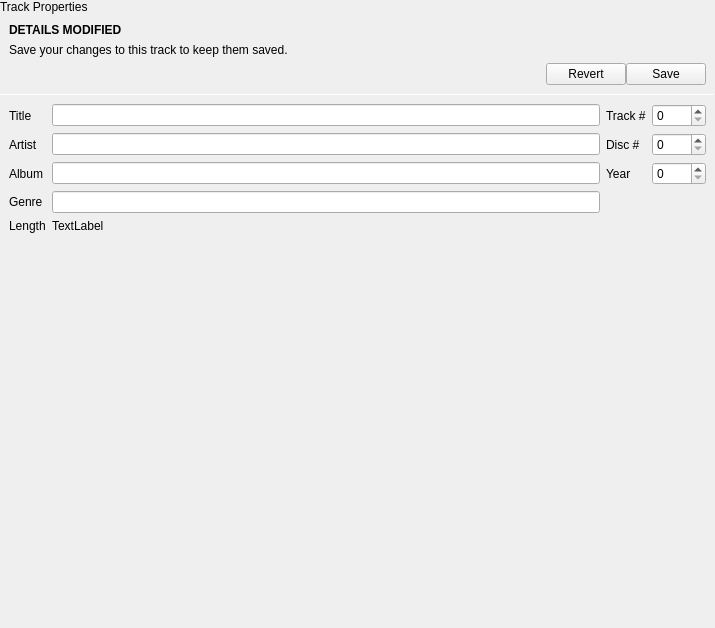
<?xml version="1.0" encoding="UTF-8"?>
<ui version="4.0">
 <class>TagEditor</class>
 <widget class="QWidget" name="TagEditor">
  <property name="geometry">
   <rect>
    <x>0</x>
    <y>0</y>
    <width>715</width>
    <height>628</height>
   </rect>
  </property>
  <property name="windowTitle">
   <string notr="true">Form</string>
  </property>
  <layout class="QVBoxLayout" name="verticalLayout">
   <property name="spacing">
    <number>0</number>
   </property>
   <property name="leftMargin">
    <number>0</number>
   </property>
   <property name="topMargin">
    <number>0</number>
   </property>
   <property name="rightMargin">
    <number>0</number>
   </property>
   <property name="bottomMargin">
    <number>0</number>
   </property>
   <item>
    <widget class="tTitleLabel" name="titleLabel">
     <property name="text">
      <string>Track Properties</string>
     </property>
    </widget>
   </item>
   <item>
    <widget class="tConditionalWidget" name="dirtyWidget" native="true">
     <property name="autoFillBackground">
      <bool>true</bool>
     </property>
     <layout class="QVBoxLayout" name="verticalLayout_2">
      <property name="spacing">
       <number>0</number>
      </property>
      <property name="leftMargin">
       <number>0</number>
      </property>
      <property name="topMargin">
       <number>0</number>
      </property>
      <property name="rightMargin">
       <number>0</number>
      </property>
      <property name="bottomMargin">
       <number>0</number>
      </property>
      <item>
       <layout class="QVBoxLayout" name="verticalLayout_3">
        <property name="spacing">
         <number>6</number>
        </property>
        <property name="leftMargin">
         <number>9</number>
        </property>
        <property name="topMargin">
         <number>9</number>
        </property>
        <property name="rightMargin">
         <number>9</number>
        </property>
        <property name="bottomMargin">
         <number>9</number>
        </property>
        <item>
         <widget class="QLabel" name="label_7">
          <property name="font">
           <font>
            <bold>true</bold>
           </font>
          </property>
          <property name="text">
           <string>DETAILS MODIFIED</string>
          </property>
         </widget>
        </item>
        <item>
         <widget class="QLabel" name="label_8">
          <property name="text">
           <string>Save your changes to this track to keep them saved.</string>
          </property>
         </widget>
        </item>
        <item>
         <layout class="QHBoxLayout" name="horizontalLayout">
          <property name="spacing">
           <number>0</number>
          </property>
          <item>
           <spacer name="horizontalSpacer">
            <property name="orientation">
             <enum>Qt::Horizontal</enum>
            </property>
            <property name="sizeHint" stdset="0">
             <size>
              <width>40</width>
              <height>20</height>
             </size>
            </property>
           </spacer>
          </item>
          <item>
           <widget class="QPushButton" name="revertButton">
            <property name="text">
             <string>Revert</string>
            </property>
            <property name="icon">
             <iconset theme="view-refresh"/>
            </property>
           </widget>
          </item>
          <item>
           <widget class="QPushButton" name="saveButton">
            <property name="text">
             <string>Save</string>
            </property>
            <property name="icon">
             <iconset theme="document-save"/>
            </property>
           </widget>
          </item>
         </layout>
        </item>
       </layout>
      </item>
      <item>
       <widget class="Line" name="singlePixelHorizontalLine">
        <property name="maximumSize">
         <size>
          <width>16777215</width>
          <height>1</height>
         </size>
        </property>
        <property name="orientation">
         <enum>Qt::Horizontal</enum>
        </property>
       </widget>
      </item>
     </layout>
    </widget>
   </item>
   <item>
    <widget class="QScrollArea" name="scrollArea">
     <property name="frameShape">
      <enum>QFrame::NoFrame</enum>
     </property>
     <property name="widgetResizable">
      <bool>true</bool>
     </property>
     <widget class="QWidget" name="scrollAreaWidgetContents">
      <property name="geometry">
       <rect>
        <x>0</x>
        <y>0</y>
        <width>715</width>
        <height>519</height>
       </rect>
      </property>
      <layout class="QGridLayout" name="gridLayout">
       <item row="1" column="1">
        <widget class="QLineEdit" name="artistEdit"/>
       </item>
       <item row="2" column="2">
        <widget class="QLabel" name="label_6">
         <property name="text">
          <string>Year</string>
         </property>
        </widget>
       </item>
       <item row="3" column="1">
        <widget class="QLineEdit" name="genreEdit"/>
       </item>
       <item row="2" column="0">
        <widget class="QLabel" name="label_3">
         <property name="text">
          <string>Album</string>
         </property>
        </widget>
       </item>
       <item row="1" column="0">
        <widget class="QLabel" name="label_2">
         <property name="text">
          <string>Artist</string>
         </property>
        </widget>
       </item>
       <item row="1" column="2">
        <widget class="QLabel" name="label_5">
         <property name="text">
          <string>Disc #</string>
         </property>
        </widget>
       </item>
       <item row="0" column="2">
        <widget class="QLabel" name="label_4">
         <property name="text">
          <string>Track #</string>
         </property>
        </widget>
       </item>
       <item row="2" column="3">
        <widget class="QSpinBox" name="yearBox">
         <property name="maximum">
          <number>9999</number>
         </property>
        </widget>
       </item>
       <item row="0" column="3">
        <widget class="QSpinBox" name="trackBox"/>
       </item>
       <item row="5" column="0">
        <spacer name="verticalSpacer">
         <property name="orientation">
          <enum>Qt::Vertical</enum>
         </property>
         <property name="sizeHint" stdset="0">
          <size>
           <width>20</width>
           <height>40</height>
          </size>
         </property>
        </spacer>
       </item>
       <item row="0" column="1">
        <widget class="QLineEdit" name="titleEdit"/>
       </item>
       <item row="0" column="0">
        <widget class="QLabel" name="label">
         <property name="text">
          <string>Title</string>
         </property>
        </widget>
       </item>
       <item row="3" column="0">
        <widget class="QLabel" name="label_9">
         <property name="text">
          <string>Genre</string>
         </property>
        </widget>
       </item>
       <item row="2" column="1">
        <widget class="QLineEdit" name="albumEdit"/>
       </item>
       <item row="1" column="3">
        <widget class="QSpinBox" name="discBox"/>
       </item>
       <item row="4" column="0">
        <widget class="QLabel" name="label_10">
         <property name="text">
          <string>Length</string>
         </property>
        </widget>
       </item>
       <item row="4" column="1">
        <widget class="QLabel" name="lengthLabel">
         <property name="text">
          <string notr="true">TextLabel</string>
         </property>
        </widget>
       </item>
      </layout>
     </widget>
    </widget>
   </item>
  </layout>
 </widget>
 <customwidgets>
  <customwidget>
   <class>tTitleLabel</class>
   <extends>QLabel</extends>
   <header location="global">ttitlelabel.h</header>
   <slots>
    <signal>backButtonClicked()</signal>
   </slots>
  </customwidget>
  <customwidget>
   <class>tConditionalWidget</class>
   <extends>QWidget</extends>
   <header location="global">tconditionalwidget.h</header>
   <container>1</container>
  </customwidget>
 </customwidgets>
 <resources/>
 <connections/>
</ui>
